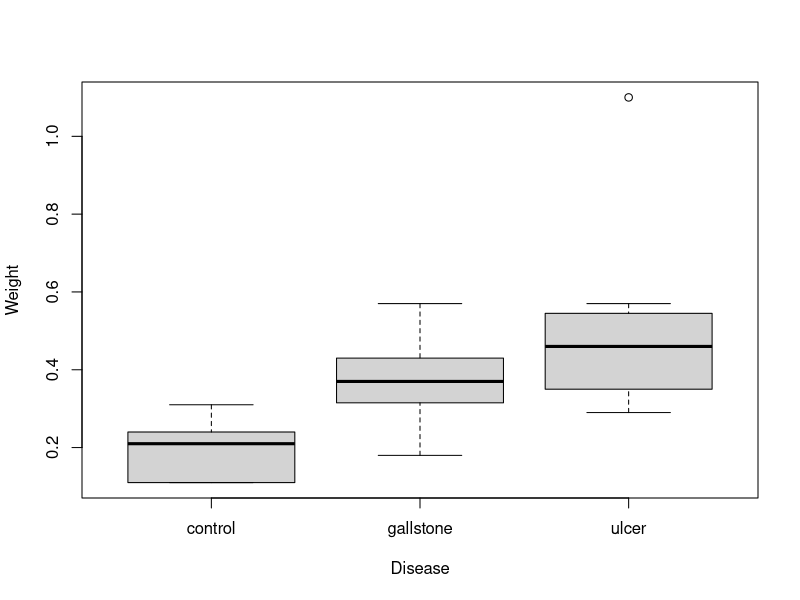

This figure's R source:
## ---- chunk 1
control <- c(0.11, 0.11, 0.11, 0.19, 0.21, 0.22, 0.24, 0.25, 0.31)
gallstone <- c(0.18, 0.27, 0.36, 0.37, 0.39, 0.47, 0.37, 0.57)
ulcer <- c(0.29, 0.30, 0.40, 0.45, 0.47, 0.52, 0.57, 1.10)

# box plots for the data
df<-data.frame(Disease=rep(c("control","gallstone","ulcer"),times=c(9,8,8)), Weight=c(control,gallstone,ulcer))

boxplot(Weight ~ Disease, data = df)

# mean, standard dv, and 95% confidence interval for control
mean(control)
sd(control)
tresult = t.test(control,
       alternative = "two.sided",
       mu = mean(control), conf.level = 0.95)
tresult$conf.int
# mean, standard dv, and 95% confidence interval for gallstone
mean(gallstone)
sd(gallstone)
tresult = t.test(gallstone,
       alternative = "two.sided",
       mu = mean(gallstone), conf.level = 0.95)
tresult$conf.int
# mean, standard dv, and 95% confidence interval for ulcer
mean(ulcer)
sd(ulcer)
tresult = t.test(ulcer,
       alternative = "two.sided",
       mu = mean(ulcer), conf.level = 0.95)
tresult$conf.int

fitaov <- aov(Weight ~ Disease, data = df)
summary(fitaov)

